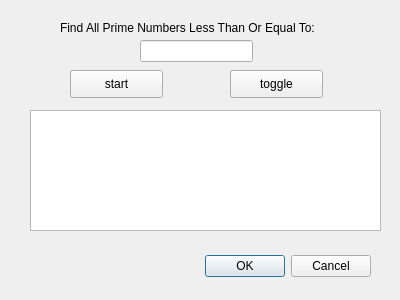
<?xml version="1.0" encoding="UTF-8"?>
<ui version="4.0">
 <class>Dialog</class>
 <widget class="QDialog" name="Dialog">
  <property name="geometry">
   <rect>
    <x>0</x>
    <y>0</y>
    <width>400</width>
    <height>300</height>
   </rect>
  </property>
  <property name="windowTitle">
   <string>Dialog</string>
  </property>
  <widget class="QDialogButtonBox" name="buttonBox">
   <property name="geometry">
    <rect>
     <x>30</x>
     <y>250</y>
     <width>341</width>
     <height>32</height>
    </rect>
   </property>
   <property name="orientation">
    <enum>Qt::Horizontal</enum>
   </property>
   <property name="standardButtons">
    <set>QDialogButtonBox::Cancel|QDialogButtonBox::Ok</set>
   </property>
  </widget>
  <widget class="QLineEdit" name="lineEditNum">
   <property name="geometry">
    <rect>
     <x>140</x>
     <y>40</y>
     <width>113</width>
     <height>22</height>
    </rect>
   </property>
  </widget>
  <widget class="QPushButton" name="startButton">
   <property name="geometry">
    <rect>
     <x>70</x>
     <y>70</y>
     <width>93</width>
     <height>28</height>
    </rect>
   </property>
   <property name="text">
    <string>start</string>
   </property>
  </widget>
  <widget class="QPushButton" name="toggleButton">
   <property name="geometry">
    <rect>
     <x>230</x>
     <y>70</y>
     <width>93</width>
     <height>28</height>
    </rect>
   </property>
   <property name="text">
    <string>toggle</string>
   </property>
  </widget>
  <widget class="QLabel" name="label">
   <property name="geometry">
    <rect>
     <x>60</x>
     <y>20</y>
     <width>291</width>
     <height>16</height>
    </rect>
   </property>
   <property name="text">
    <string>Find All Prime Numbers Less Than Or Equal To:</string>
   </property>
  </widget>
  <widget class="QTextBrowser" name="numDisplay">
   <property name="geometry">
    <rect>
     <x>30</x>
     <y>110</y>
     <width>351</width>
     <height>121</height>
    </rect>
   </property>
  </widget>
 </widget>
 <resources/>
 <connections>
  <connection>
   <sender>buttonBox</sender>
   <signal>accepted()</signal>
   <receiver>Dialog</receiver>
   <slot>accept()</slot>
   <hints>
    <hint type="sourcelabel">
     <x>248</x>
     <y>254</y>
    </hint>
    <hint type="destinationlabel">
     <x>157</x>
     <y>274</y>
    </hint>
   </hints>
  </connection>
  <connection>
   <sender>buttonBox</sender>
   <signal>rejected()</signal>
   <receiver>Dialog</receiver>
   <slot>reject()</slot>
   <hints>
    <hint type="sourcelabel">
     <x>316</x>
     <y>260</y>
    </hint>
    <hint type="destinationlabel">
     <x>286</x>
     <y>274</y>
    </hint>
   </hints>
  </connection>
 </connections>
</ui>
